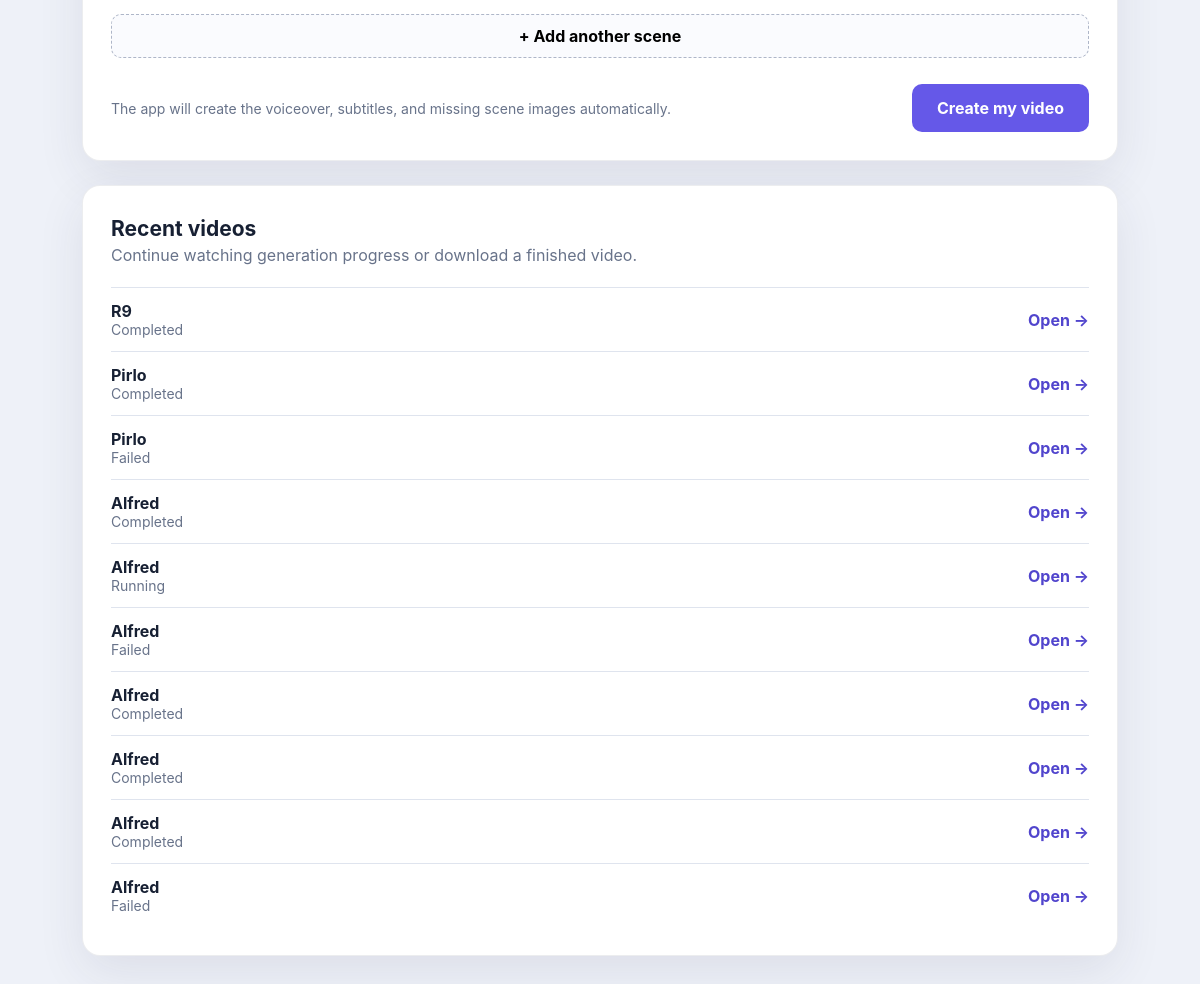
/ (lower part), run on an earlier commit of the app's database.
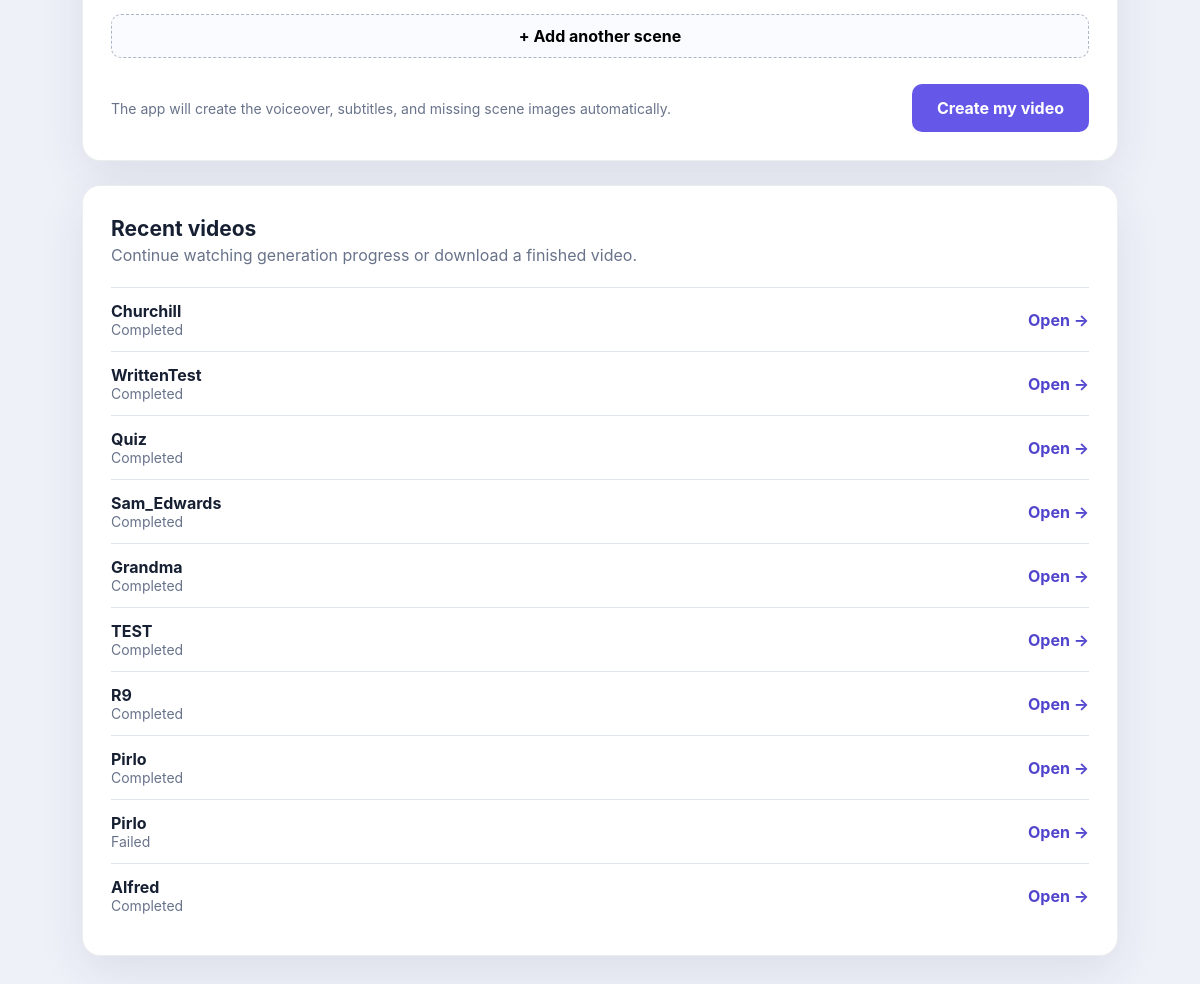
And on a later commit of the database.
### pipeline/models.py (models this page shows, shortened)
class VideoJob(models.Model):
    STATUS_CHOICES = [
        ('pending', 'Pending'),
        ('running', 'Running'),
        ('completed', 'Completed'),
        ('failed', 'Failed'),
    ]
    file_name = models.CharField(max_length=255)
    fps = models.PositiveIntegerField(default=30)
    status = models.CharField(max_length=20, choices=STATUS_CHOICES, default='pending')
    current_script = models.CharField(max_length=255, blank=True)
    progress = models.IntegerField(default=0)
    log = models.TextField(blank=True)
    created_at = models.DateTimeField(default=timezone.now)
    completed_at = models.DateTimeField(null=True, blank=True)
    current_revision = models.PositiveIntegerField(default=0)
    rendered_revision = models.PositiveIntegerField(default=0)
    render_required = models.BooleanField(default=False)
    render_start_script = models.CharField(max_length=80, default="create_video.py")
    music_track = models.CharField(max_length=40, default="1")
    voice_key = models.CharField(max_length=40, default="Rachel_other")

### pipeline/views.py (the view, shortened to what this page needs)
# urls.py: path('', views.index, name='index'),
def index(request):
    form = VideoProjectSubmissionForm(request.POST or None, request.FILES or None)
    recent_jobs = VideoJob.objects.all().order_by("-created_at")[:10]
    initial_scenes = [{
        "narration": "", "prompt": "", "use_original_audio": False,
        "fit_with_borders": False, "hold_after_seconds": 0,
        "video_start_seconds": 0, "video_end_seconds": None,
    }]
    return render(
        request,
        "pipeline/index.html",
        {
            "form": form,
            "recent_jobs": recent_jobs,
            "initial_scenes": initial_scenes,
            "music_tracks": available_music_tracks(),
            "selected_music": request.POST.get("music_track", "1"),
            "voice_choices": VOICE_CHOICES,
            "selected_voice": request.POST.get("voice_key", DEFAULT_VOICE_KEY),
        },
    )

### pipeline/views.py (called while the page is built)
def available_music_tracks():
    labels = {
        str(asset.track_id): asset.display_name
        for asset in BackgroundMusicAsset.objects.all()
    }
    tracks = []
    for path in (settings.BASE_DIR / "assets").glob("background_music_*.mp3"):
        track_id = path.stem.removeprefix("background_music_")
        if track_id.isdigit():
            tracks.append({"id": track_id, "label": labels.get(track_id, f"Music {track_id}")})
    return sorted(tracks, key=lambda track: int(track["id"]))

### pipeline/templates/pipeline/index.html (shortened to what this page needs)
<!DOCTYPE html>
<html lang="en">
<head>
</head>
<body>
<main class="page">
    <form method="POST" enctype="multipart/form-data" id="creator-form">
        <section class="panel">
            <button type="button" class="btn add-scene" id="add-scene">+ Add another scene</button>
            <div class="submit-row">
                <p>The app will create the voiceover, subtitles, and missing scene images automatically.</p>
                <button type="submit" class="btn btn-primary">Create my video</button>
            </div>
        </section>
    </form>
    {% if recent_jobs %}
    <section class="panel">
        <div class="step-heading"><div><h2>Recent videos</h2><p>Continue watching generation progress or download a finished video.</p></div></div>
        {% for job in recent_jobs %}
        <div class="job">
            <div><strong>{{ job.file_name }}</strong><div class="status">{{ job.get_status_display }}</div></div>
            <a href="{% url 'job_status' job.id %}">Open →</a>
        </div>
        {% endfor %}
    </section>
    {% endif %}
</main>
</body>
</html>

What changed in the data, as far as the page shows it:
no longer on this page (row unchanged): VideoJob: file_name "Alfred", status "Running"
no longer on this page (row unchanged): VideoJob: file_name "Alfred", status "Failed"
no longer on this page (row unchanged): VideoJob: file_name "Alfred", status "Completed"
no longer on this page (row unchanged): VideoJob: file_name "Alfred", status "Completed"
no longer on this page (row unchanged): VideoJob: file_name "Alfred", status "Completed"
no longer on this page (row unchanged): VideoJob: file_name "Alfred", status "Failed"
added VideoJob: file_name "Churchill", status "Completed"
added VideoJob: file_name "WrittenTest", status "Completed"
added VideoJob: file_name "Quiz", status "Completed"
added VideoJob: file_name "Sam_Edwards", status "Completed"
added VideoJob: file_name "Grandma", status "Completed"
added VideoJob: file_name "TEST", status "Completed"
